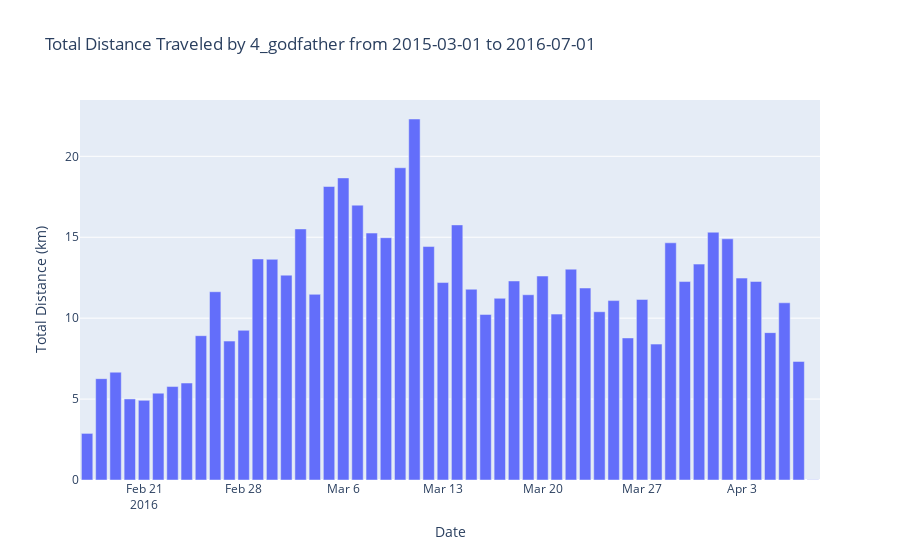

Notebook code for this chart:
### Code cell
import pandas as pd
import plotly.express as px

# Load the dataset
file_path = './insights/bird_speed_analysis.xlsx'
bird_data = pd.read_excel(file_path, engine='openpyxl')

# Convert timestamp to datetime format
bird_data['timestamp'] = pd.to_datetime(bird_data['start_time'])

# Function to filter data by date range and calculate total distance for a specific bird
def calculate_total_distance_by_interval(data, bird_id, start_date, end_date):
    # Filter data by bird identifier and date range
    filtered_data = data.loc[
        (data['individual-local-identifier'] == bird_id) &
        (data['timestamp'] >= start_date) &
        (data['timestamp'] <= end_date)
    ].copy()
    
    # Extract year, month, and day from the timestamp
    filtered_data['year'] = filtered_data['timestamp'].dt.year
    filtered_data['month'] = filtered_data['timestamp'].dt.month
    filtered_data['day'] = filtered_data['timestamp'].dt.day
    
    # Group by year, month, and day
    total_distance_per_interval = filtered_data.groupby(['year', 'month', 'day'])['distance_km'].sum().reset_index()
    
    return total_distance_per_interval

# Input values
bird_id = '4_godfather'  #1_bill,2_gabbar,3_mogambo,4_godfather,5_rifle,6_tkbhai
start_date = '2015-03-01'  # Replace with the desired start date
end_date = '2016-07-01'  # Replace with the desired end date

# Get the filtered and calculated data
filtered_data = calculate_total_distance_by_interval(bird_data, bird_id, start_date, end_date)

# Create a date column using pd.to_datetime
filtered_data['date'] = pd.to_datetime(filtered_data[['year', 'month', 'day']])

# Plotting the data using Plotly
fig = px.bar(
    filtered_data,
    x='date',
    y='distance_km',
    labels={'distance_km': 'Total Distance (km)', 'date': 'Date'},
    title=f'Total Distance Traveled by {bird_id} from {start_date} to {end_date}'
)

# Customize the layout
fig.update_layout(
    xaxis_title='Date',
    yaxis_title='Total Distance (km)',
    showlegend=False,
)

# Show the plot
fig.show()

# Function to calculate total distance traveled by each bird within a date range
def calculate_total_distance_per_bird(data, start_date, end_date):
    # Filter data by date range
    filtered_data = data.loc[
        (data['timestamp'] >= start_date) &
        (data['timestamp'] <= end_date)
    ].copy()
    
    # Extract year and month from timestamp
    filtered_data['year'] = filtered_data['timestamp'].dt.year
    filtered_data['month'] = filtered_data['timestamp'].dt.month
    
    # Group by bird identifier, year, and month, then sum distances
    total_distance_per_bird = filtered_data.groupby(
        ['individual-local-identifier', 'year', 'month']
    )['distance_km'].sum().reset_index()
    
    return total_distance_per_bird

# Get the calculated data for the specific bird
distance_data = calculate_total_distance_per_bird(bird_data, start_date, end_date)
selected_bird_data = distance_data[distance_data['individual-local-identifier'] == bird_id]

# Print the total distance traveled by the selected bird for every month and year
print(f"Total distance traveled by bird '{bird_id}' from {start_date} to {end_date}:")
for _, row in selected_bird_data.iterrows():
    year = row['year']
    month = row['month']
    distance = row['distance_km']
    print(f"In {year}-{month:02d}: {distance:.2f} km")

# Function to calculate total distance traveled by each bird over a time range
def calculate_total_distance_by_bird(data, start_date, end_date):
    # Filter data by the specified date range
    filtered_data = data.loc[
        (data['timestamp'] >= start_date) &
        (data['timestamp'] <= end_date)
    ].copy()

    # Group by bird identifier and sum the distances
    total_distance_by_bird = filtered_data.groupby('individual-local-identifier')['distance_km'].sum().reset_index()
    
    return total_distance_by_bird

# Get the total distance traveled by each bird within the specified date range
total_distance_by_bird = calculate_total_distance_by_bird(bird_data, start_date, end_date)

# Print the total distance traveled by the selected bird only
selected_bird_total_distance = total_distance_by_bird[total_distance_by_bird['individual-local-identifier'] == bird_id]

if not selected_bird_total_distance.empty:
    total_distance = selected_bird_total_distance['distance_km'].values[0]
    print(f"Total distance traveled by bird '{bird_id}' from {start_date} to {end_date} is {total_distance:.2f} km.")
else:
    print(f"No data available for bird '{bird_id}' from {start_date} to {end_date}.")

### Figure 1 — Plotly figure (JSON) as saved in the notebook; plotly's stock layout.template omitted (floating-point values rounded to 4 significant figures)
{"data": [{"alignmentgroup": "True", "hovertemplate": "Date=%{x}<br>Total Distance (km)=%{y}<extra></extra>", "legendgroup": "", "marker": {"color": "#636efa", "pattern": {"shape": ""}}, "name": "", "offsetgroup": "", "orientation": "v", "showlegend": false, "textposition": "auto", "type": "bar", "x": ["2016-02-17T00:00:00", "2016-02-18T00:00:00", "2016-02-19T00:00:00", "2016-02-20T00:00:00", "2016-02-21T00:00:00", "2016-02-22T00:00:00", "2016-02-23T00:00:00", "2016-02-24T00:00:00", "2016-02-25T00:00:00", "2016-02-26T00:00:00", "2016-02-27T00:00:00", "2016-02-28T00:00:00", "2016-02-29T00:00:00", "2016-03-01T00:00:00", "2016-03-02T00:00:00", "2016-03-03T00:00:00", "2016-03-04T00:00:00", "2016-03-05T00:00:00", "2016-03-06T00:00:00", "2016-03-07T00:00:00", "2016-03-08T00:00:00", "2016-03-09T00:00:00", "2016-03-10T00:00:00", "2016-03-11T00:00:00", "2016-03-12T00:00:00", "2016-03-13T00:00:00", "2016-03-14T00:00:00", "2016-03-15T00:00:00", "2016-03-16T00:00:00", "2016-03-17T00:00:00", "2016-03-18T00:00:00", "2016-03-19T00:00:00", "2016-03-20T00:00:00", "2016-03-21T00:00:00", "2016-03-22T00:00:00", "2016-03-23T00:00:00", "2016-03-24T00:00:00", "2016-03-25T00:00:00", "2016-03-26T00:00:00", "2016-03-27T00:00:00", "2016-03-28T00:00:00", "2016-03-29T00:00:00", "2016-03-30T00:00:00", "2016-03-31T00:00:00", "2016-04-01T00:00:00", "2016-04-02T00:00:00", "2016-04-03T00:00:00", "2016-04-04T00:00:00", "2016-04-05T00:00:00", "2016-04-06T00:00:00", "2016-04-07T00:00:00", "2016-04-08T00:00:00"], "xaxis": "x", "y": [2.879, 6.261, 6.662, 5.008, 4.924, 5.366, 5.774, 5.992, 8.917, 11.63, 8.583, 9.248, 13.66, 13.63, 12.66, 15.51, 11.47, 18.13, 18.66, 16.98, 15.26, 14.97, 19.29, 22.31, 14.42, 12.2, 15.76, 11.79, 10.23, 11.23, 12.3, 11.45, 12.6, 10.25, 13.03, 11.86, 10.4, 11.09, 8.777, 11.16, 8.396, 14.66, 12.26, 13.34, 15.31, 14.9, 12.48, 12.27, 9.105, 10.95, 7.325, 0.01651], "yaxis": "y"}], "layout": {"barmode": "relative", "legend": {"tracegroupgap": 0}, "showlegend": false, "title": {"text": "Total Distance Traveled by 4_godfather from 2015-03-01 to 2016-07-01"}, "xaxis": {"anchor": "y", "domain": [0, 1], "title": {"text": "Date"}}, "yaxis": {"anchor": "x", "domain": [0, 1], "title": {"text": "Total Distance (km)"}}}}
